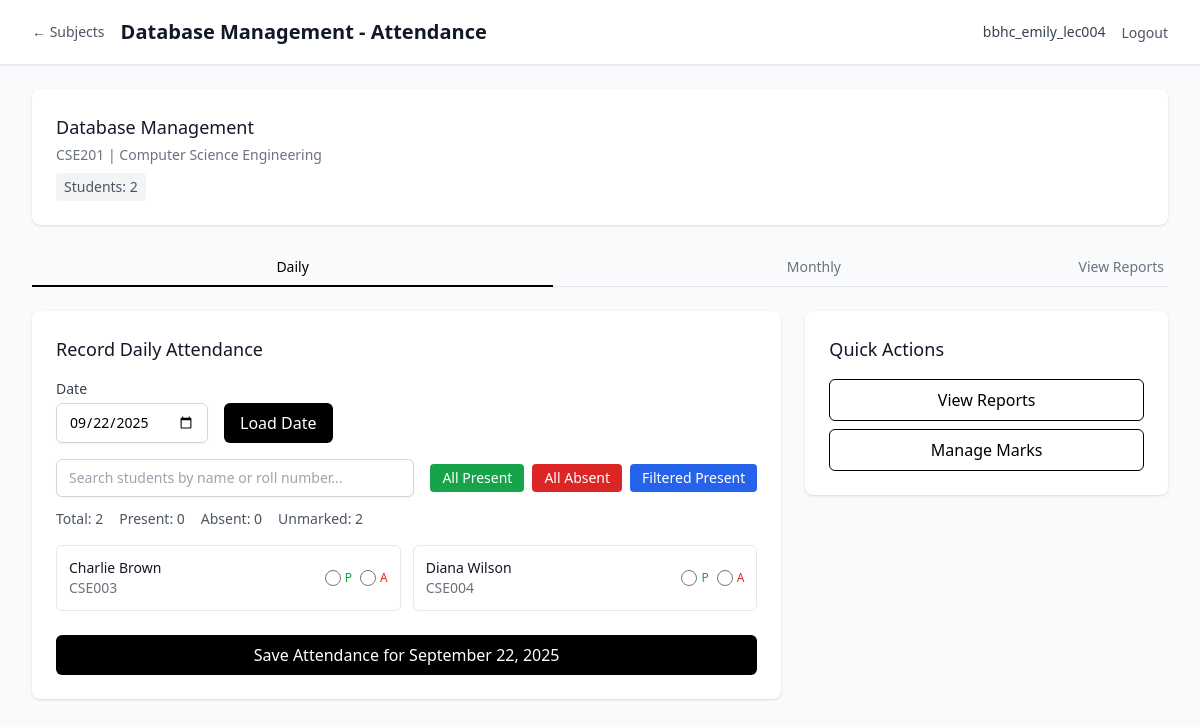
/lecturer/subjects/3/attendance (signed in), run on an earlier commit of the app's database.
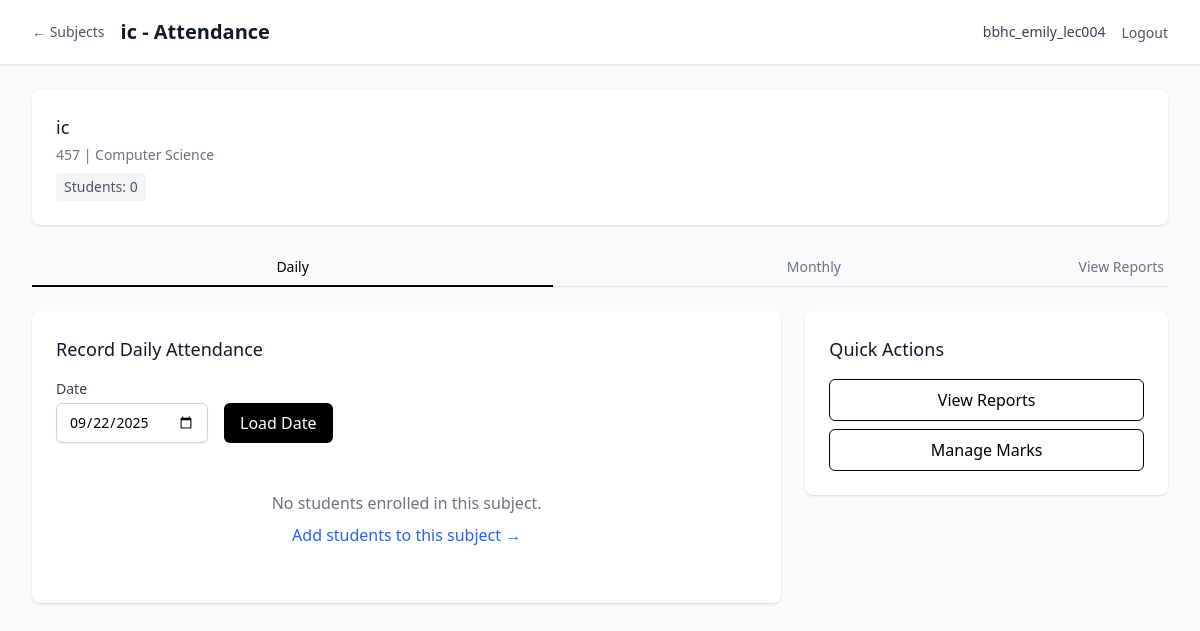
And on a later commit of the database.
### models/academic.py (models this page shows, shortened)
class Subject(db.Model):
    __tablename__ = 'subject'
    id = db.Column(db.Integer, primary_key=True)
    name = db.Column(db.String(100), nullable=False)
    code = db.Column(db.String(20), nullable=False, index=True)
    course_id = db.Column(db.Integer, db.ForeignKey('course.id'), nullable=False)
    semester = db.Column(db.Integer, nullable=False)
    year = db.Column(db.Integer, nullable=False)
    credits = db.Column(db.Integer, default=3)
    description = db.Column(db.Text, nullable=True)
    created_at = db.Column(db.DateTime, default=datetime.utcnow)
    is_active = db.Column(db.Boolean, default=True)
    assignments = db.relationship('SubjectAssignment', backref='subject', lazy='dynamic')
    enrollments = db.relationship('StudentEnrollment', backref='subject', lazy='dynamic')
    attendance_records = db.relationship('AttendanceRecord', backref='subject', lazy='dynamic')
    monthly_summaries = db.relationship('MonthlyAttendanceSummary', backref='subject', lazy='dynamic')
    student_marks = db.relationship('StudentMarks', backref='subject', lazy='dynamic')
    __table_args__ = (db.UniqueConstraint('code', 'course_id', name='unique_subject_code_per_course'),)
    def get_enrolled_students(self):
        return [enrollment.student for enrollment in self.enrollments.filter_by(is_active=True)]

class Course(db.Model):
    __tablename__ = 'course'
    id = db.Column(db.Integer, primary_key=True)
    name = db.Column(db.String(100), nullable=False)
    code = db.Column(db.String(20), unique=True, nullable=False, index=True)
    description = db.Column(db.Text, nullable=True)
    duration_years = db.Column(db.Integer, default=3, nullable=False)
    total_semesters = db.Column(db.Integer, default=6, nullable=False)
    created_at = db.Column(db.DateTime, default=datetime.utcnow)
    is_active = db.Column(db.Boolean, default=True)
    students = db.relationship('Student', backref='course', lazy='dynamic')
    subjects = db.relationship('Subject', backref='course', lazy='dynamic')

### models/student.py (models this page shows, shortened)
class Student(db.Model):
    __tablename__ = 'student'
    id = db.Column(db.Integer, primary_key=True)
    roll_number = db.Column(db.String(20), unique=True, nullable=False, index=True)
    name = db.Column(db.String(100), nullable=False)
    course_id = db.Column(db.Integer, db.ForeignKey('course.id'), nullable=False)
    academic_year = db.Column(db.Integer, nullable=False)
    current_semester = db.Column(db.Integer, default=1)
    email = db.Column(db.String(120), unique=True, nullable=True)
    phone = db.Column(db.String(15), nullable=True)
    address = db.Column(db.Text, nullable=True)
    date_of_birth = db.Column(db.Date, nullable=True)
    admission_date = db.Column(db.Date, default=datetime.utcnow().date())
    created_at = db.Column(db.DateTime, default=datetime.utcnow)
    is_active = db.Column(db.Boolean, default=True)
    enrollments = db.relationship('StudentEnrollment', backref='student', lazy='dynamic')
    attendance_records = db.relationship('AttendanceRecord', backref='student', lazy='dynamic')
    marks = db.relationship('StudentMarks', backref='student', lazy='dynamic')

### routes/auth.py (the view)
        def decorated_function(*args, **kwargs):
            if not SessionManager.is_authenticated(session):
                flash('Please log in to access this page', 'error')
                return redirect(url_for('auth.index'))
            if user_type:
                if user_type == 'management' and not SessionManager.is_management(session):
                    flash('Access denied. Management login required.', 'error')
                    return redirect(url_for('auth.management_login'))
                elif user_type == 'lecturer' and not SessionManager.is_lecturer(session):
                    flash('Access denied. Lecturer login required.', 'error')
                    return redirect(url_for('auth.lecturer_login'))
            return f(*args, **kwargs)

### templates/lecturer/attendance.html (shortened to what this page needs)
{% extends "base.html" %}
{% block content %}
<div class="min-h-screen bg-gray-50">
    <nav class="bg-white shadow-sm border-b border-gray-200">
        <div class="max-w-7xl mx-auto px-4 sm:px-6 lg:px-8">
            <div class="flex justify-between items-center h-16">
                <div class="flex items-center space-x-2 sm:space-x-4 min-w-0 flex-1">
                    <a href="{{ url_for('lecturer.subjects') }}" class="text-sm text-gray-600 hover:text-black flex-shrink-0">← Subjects</a>
                    <h1 class="text-sm sm:text-xl font-semibold text-gray-900 truncate">{{ subject.name }} - Attendance</h1>
                </div>
                <div class="hidden md:flex items-center space-x-4">
                    <span class="text-sm text-gray-700">{{ current_user.username }}</span>
                    <form method="POST" action="{{ url_for('auth.logout') }}" class="inline">
                        <button type="submit" class="text-sm text-gray-600 hover:text-black">Logout</button>
                    </form>
                </div>
            </div>
        </div>
    </nav>
    <div class="max-w-7xl mx-auto py-4 sm:py-6 px-4 sm:px-6 lg:px-8">
        <div class="bg-white shadow rounded-lg mb-4 sm:mb-6">
            <div class="px-4 py-4 sm:p-6">
                <h3 class="text-base sm:text-lg font-medium text-gray-900 truncate">{{ subject.name }}</h3>
                <p class="text-xs sm:text-sm text-gray-500 mt-1">{{ subject.code }} | {{ subject.course.name if subject.course else 'N/A' }}</p>
                <div class="mt-2 flex flex-wrap gap-2 sm:gap-4 text-xs sm:text-sm text-gray-600">
                    <span class="bg-gray-100 px-2 py-1 rounded">Students: {{ students|length }}</span>
                </div>
            </div>
        </div>
        <div class="mb-4 sm:mb-6">
            <div class="border-b border-gray-200">
                <nav class="-mb-px flex">
                    <button onclick="showTab('daily')" id="daily-tab" class="tab-button flex-1 border-b-2 border-black text-black py-2 px-2 text-xs sm:text-sm font-medium text-center">
                        Daily
                    </button>
                    <button onclick="showTab('monthly-mark')" id="monthly-mark-tab" class="tab-button flex-1 border-b-2 border-transparent text-gray-500 hover:text-gray-700 hover:border-gray-300 py-2 px-2 text-xs sm:text-sm font-medium text-center">
                        Monthly
                    </button>
                    <button onclick="showTab('monthly-view')" id="monthly-view-tab" class="tab-button border-b-2 border-transparent text-gray-500 hover:text-gray-700 hover:border-gray-300 py-2 px-1 text-sm font-medium">
                        View Reports
                    </button>
                </nav>
            </div>
        </div>
        <div id="daily-content" class="tab-content">
            <div class="grid grid-cols-1 lg:grid-cols-3 gap-6">
                <div class="lg:col-span-2">
                    <div class="bg-white shadow rounded-lg">
                        <div class="px-4 py-5 sm:p-6">
                            <h3 class="text-lg font-medium text-gray-900 mb-4">Record Daily Attendance</h3>
                            <form method="GET" class="mb-4">
                                <div class="flex items-center space-x-4">
                                    <div>
                                        <label for="date" class="block text-sm font-medium text-gray-700">Date</label>
                                        <input type="date" name="date" id="date" value="{{ selected_date.strftime('%Y-%m-%d') }}"
                                               class="mt-1 block px-3 py-2 border border-gray-300 rounded-md shadow-sm focus:outline-none focus:ring-black focus:border-black sm:text-sm">
                                    </div>
                                    <div class="pt-6">
                                        <button type="submit" class="bg-black text-white px-4 py-2 rounded-md hover:bg-gray-800">
                                            Load Date
                                        </button>
                                    </div>
                                </div>
                            </form>
                            {% if students %}
                            <form method="POST" action="{{ url_for('lecturer.record_daily_attendance', subject_id=subject.id) }}">
                                <div class="mb-4 space-y-3">
                                    <div class="flex items-center space-x-4">
                                        <div class="flex-1">
                                            <input type="text" id="student-search" placeholder="Search students by name or roll number..."
                                                   class="w-full px-3 py-2 border border-gray-300 rounded-md shadow-sm focus:outline-none focus:ring-black focus:border-black sm:text-sm">
                                        </div>
                                        <div class="flex space-x-2">
                                            <button type="button" onclick="markAll('present')" class="bg-green-600 text-white px-3 py-1 rounded text-sm hover:bg-green-700">
                                                All Present
                                            </button>
                                            <button type="button" onclick="markAll('absent')" class="bg-red-600 text-white px-3 py-1 rounded text-sm hover:bg-red-700">
                                                All Absent
                                            </button>
                                            <button type="button" onclick="markFiltered('present')" class="bg-blue-600 text-white px-3 py-1 rounded text-sm hover:bg-blue-700">
                                                Filtered Present
                                            </button>
                                        </div>
                                    </div>
                                    <div class="flex items-center space-x-4 text-sm text-gray-600">
                                        <span>Total: <span id="total-count">{{ students|length }}</span></span>
                                        <span>Present: <span id="present-count">0</span></span>
                                        <span>Absent: <span id="absent-count">0</span></span>
                                        <span>Unmarked: <span id="unmarked-count">{{ students|length }}</span></span>
                                    </div>
                                </div>
                                <div class="grid grid-cols-1 md:grid-cols-2 gap-3 max-h-96 overflow-y-auto" id="students-container">
                                    {% for student in students %}
                                    <div class="student-row flex items-center justify-between p-3 border border-gray-200 rounded-md hover:bg-gray-50"
                                         data-name="{{ student.name.lower() }}" data-roll="{{ student.roll_number.lower() }}">
                                        <div class="flex-1">
                                            <p class="text-sm font-medium text-gray-900">{{ student.name }}</p>
                                            <p class="text-sm text-gray-500">{{ student.roll_number }}</p>
                                        </div>
                                        <div class="flex items-center space-x-2">
                                            <label class="flex items-center cursor-pointer">
                                                <input type="radio" name="attendance_{{ student.id }}" value="present"
                                                       class="h-4 w-4 text-green-600 focus:ring-green-500 border-gray-300 attendance-radio"
                                                       onchange="updateCounts()">
                                                <span class="ml-1 text-xs text-green-600 font-medium">P</span>
                                            </label>
                                            <label class="flex items-center cursor-pointer">
                                                <input type="radio" name="attendance_{{ student.id }}" value="absent"
                                                       class="h-4 w-4 text-red-600 focus:ring-red-500 border-gray-300 attendance-radio"
                                                       onchange="updateCounts()">
                                                <span class="ml-1 text-xs text-red-600 font-medium">A</span>
                                            </label>
                                        </div>
                                    </div>
                                    {% endfor %}
                                </div>
                                <div class="mt-6">
                                    <button type="submit" class="w-full bg-black text-white py-2 px-4 rounded-md hover:bg-gray-800 focus:outline-none focus:ring-2 focus:ring-offset-2 focus:ring-black">
                                        Save Attendance for {{ selected_date.strftime('%B %d, %Y') }}
                                    </button>
                                </div>
                            </form>
                            {% else %}
                            <div class="text-center py-8">
                                <p class="text-gray-500">No students enrolled in this subject.</p>
                                <a href="{{ url_for('lecturer.subject_students', subject_id=subject.id) }}" class="mt-2 inline-block text-blue-600 hover:text-blue-800">
                                    Add students to this subject →
                                </a>
                            </div>
                            {% endif %}
                        </div>
                    </div>
                </div>
                <div>
                    <div class="bg-white shadow rounded-lg">
                        <div class="px-4 py-5 sm:p-6">
                            <h3 class="text-lg font-medium text-gray-900 mb-4">Quick Actions</h3>
                            <div class="space-y-2">
                                <a href="{{ url_for('lecturer.subject_reports', subject_id=subject.id) }}"
                                   class="block w-full text-center bg-white text-black border border-black py-2 px-4 rounded-md hover:bg-gray-50">
                                    View Reports
                                </a>
                                <a href="{{ url_for('lecturer.marks_management', subject_id=subject.id) }}"
                                   class="block w-full text-center bg-white text-black border border-black py-2 px-4 rounded-md hover:bg-gray-50">
                                    Manage Marks
                                </a>
                            </div>
                        </div>
                    </div>
                </div>
            </div>
        </div>
    </div>
</div>
{% endblock %}

### templates/base.html (shortened to what this page needs)
<!DOCTYPE html>
<html lang="en" class="h-full bg-white">
<head>
    <script src="https://cdn.tailwindcss.com"></script>
</head>
<body class="h-full bg-gray-50">
    {% block content %}{% endblock %}
</body>
</html>

What changed in the data, as far as the page shows it:
no longer on this page (row unchanged): Course: course "Computer Science Engineering"
removed Student: name "Charlie Brown", roll_number "CSE003", id "☐ P", id "☐ A"
removed Student: name "Diana Wilson", roll_number "CSE004", id "☐ P", id "☐ A"
changed Subject: name "Database Management" → "ic"; code "CSE201" → "457"
added Course: course "Computer Science"
Also different on the page:
{{ students|length }}: "2" → "0"
{{ students|length }}: "2" → (not shown)
{{ selected_date.strftime('%B %d, %Y') }}: "September 22, 2025" → (not shown)
text no longer shown: "All Present All Absent Filtered Present Total: Present: 0 Absent: 0 Unmarked: Save Attendance for"
text now shown: "No students enrolled in this subject. Add students to this subject →"
